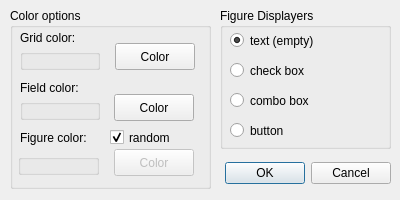
<ui version="4.0" >
 <class>OptionsDialog</class>
 <widget class="QDialog" name="OptionsDialog" >
  <property name="geometry" >
   <rect>
    <x>0</x>
    <y>0</y>
    <width>400</width>
    <height>200</height>
   </rect>
  </property>
  <property name="windowTitle" >
   <string>View preferences</string>
  </property>
  <widget class="QDialogButtonBox" name="buttonBox" >
   <property name="geometry" >
    <rect>
     <x>220</x>
     <y>157</y>
     <width>171</width>
     <height>32</height>
    </rect>
   </property>
   <property name="orientation" >
    <enum>Qt::Horizontal</enum>
   </property>
   <property name="standardButtons" >
    <set>QDialogButtonBox::Cancel|QDialogButtonBox::NoButton|QDialogButtonBox::Ok</set>
   </property>
  </widget>
  <widget class="QGroupBox" name="displayersGroupBox" >
   <property name="geometry" >
    <rect>
     <x>220</x>
     <y>8</y>
     <width>171</width>
     <height>141</height>
    </rect>
   </property>
   <property name="title" >
    <string>Figure Displayers</string>
   </property>
   <widget class="QRadioButton" name="buttonRadioButton" >
    <property name="geometry" >
     <rect>
      <x>10</x>
      <y>111</y>
      <width>141</width>
      <height>23</height>
     </rect>
    </property>
    <property name="text" >
     <string>button</string>
    </property>
   </widget>
   <widget class="QRadioButton" name="comboRadioButton" >
    <property name="geometry" >
     <rect>
      <x>10</x>
      <y>81</y>
      <width>141</width>
      <height>23</height>
     </rect>
    </property>
    <property name="text" >
     <string>combo box</string>
    </property>
   </widget>
   <widget class="QRadioButton" name="checkRadioButton" >
    <property name="geometry" >
     <rect>
      <x>10</x>
      <y>51</y>
      <width>141</width>
      <height>23</height>
     </rect>
    </property>
    <property name="text" >
     <string>check box</string>
    </property>
   </widget>
   <widget class="QRadioButton" name="textRadioButton" >
    <property name="geometry" >
     <rect>
      <x>10</x>
      <y>21</y>
      <width>141</width>
      <height>23</height>
     </rect>
    </property>
    <property name="text" >
     <string>text (empty)</string>
    </property>
    <property name="checked" >
     <bool>true</bool>
    </property>
   </widget>
  </widget>
  <widget class="QGroupBox" name="colorGroupBox" >
   <property name="geometry" >
    <rect>
     <x>10</x>
     <y>8</y>
     <width>201</width>
     <height>181</height>
    </rect>
   </property>
   <property name="title" >
    <string>Color options</string>
   </property>
   <widget class="QGroupBox" name="figureColoGroupBox" >
    <property name="geometry" >
     <rect>
      <x>8</x>
      <y>146</y>
      <width>81</width>
      <height>21</height>
     </rect>
    </property>
    <property name="title" >
     <string/>
    </property>
   </widget>
   <widget class="QCheckBox" name="randomCheckBoc" >
    <property name="geometry" >
     <rect>
      <x>100</x>
      <y>118</y>
      <width>83</width>
      <height>23</height>
     </rect>
    </property>
    <property name="text" >
     <string>random</string>
    </property>
    <property name="checked" >
     <bool>true</bool>
    </property>
   </widget>
   <widget class="QLabel" name="figureColorLabel" >
    <property name="geometry" >
     <rect>
      <x>10</x>
      <y>121</y>
      <width>81</width>
      <height>17</height>
     </rect>
    </property>
    <property name="text" >
     <string>Figure color:</string>
    </property>
   </widget>
   <widget class="QGroupBox" name="fieldColoGroupBox" >
    <property name="geometry" >
     <rect>
      <x>10</x>
      <y>91</y>
      <width>80</width>
      <height>21</height>
     </rect>
    </property>
    <property name="title" >
     <string/>
    </property>
   </widget>
   <widget class="QLabel" name="fieldColorLabel" >
    <property name="geometry" >
     <rect>
      <x>10</x>
      <y>71</y>
      <width>71</width>
      <height>17</height>
     </rect>
    </property>
    <property name="text" >
     <string>Field color:</string>
    </property>
   </widget>
   <widget class="QPushButton" name="fieldColorPushButton" >
    <property name="geometry" >
     <rect>
      <x>104</x>
      <y>86</y>
      <width>80</width>
      <height>27</height>
     </rect>
    </property>
    <property name="text" >
     <string>Color</string>
    </property>
   </widget>
   <widget class="QPushButton" name="gridColorPushButton" >
    <property name="geometry" >
     <rect>
      <x>105</x>
      <y>35</y>
      <width>80</width>
      <height>27</height>
     </rect>
    </property>
    <property name="text" >
     <string>Color</string>
    </property>
   </widget>
   <widget class="QGroupBox" name="colorGridGroupBox" >
    <property name="geometry" >
     <rect>
      <x>10</x>
      <y>41</y>
      <width>80</width>
      <height>21</height>
     </rect>
    </property>
    <property name="title" >
     <string/>
    </property>
   </widget>
   <widget class="QLabel" name="gridColorLabel" >
    <property name="geometry" >
     <rect>
      <x>10</x>
      <y>21</y>
      <width>71</width>
      <height>17</height>
     </rect>
    </property>
    <property name="text" >
     <string>Grid color:</string>
    </property>
   </widget>
   <widget class="QPushButton" name="figureColorPushButton" >
    <property name="enabled" >
     <bool>false</bool>
    </property>
    <property name="geometry" >
     <rect>
      <x>104</x>
      <y>141</y>
      <width>80</width>
      <height>27</height>
     </rect>
    </property>
    <property name="text" >
     <string>Color</string>
    </property>
   </widget>
  </widget>
 </widget>
 <resources/>
 <connections>
  <connection>
   <sender>buttonBox</sender>
   <signal>accepted()</signal>
   <receiver>OptionsDialog</receiver>
   <slot>accept()</slot>
   <hints>
    <hint type="sourcelabel" >
     <x>248</x>
     <y>254</y>
    </hint>
    <hint type="destinationlabel" >
     <x>157</x>
     <y>274</y>
    </hint>
   </hints>
  </connection>
  <connection>
   <sender>buttonBox</sender>
   <signal>rejected()</signal>
   <receiver>OptionsDialog</receiver>
   <slot>reject()</slot>
   <hints>
    <hint type="sourcelabel" >
     <x>316</x>
     <y>260</y>
    </hint>
    <hint type="destinationlabel" >
     <x>286</x>
     <y>274</y>
    </hint>
   </hints>
  </connection>
 </connections>
</ui>
